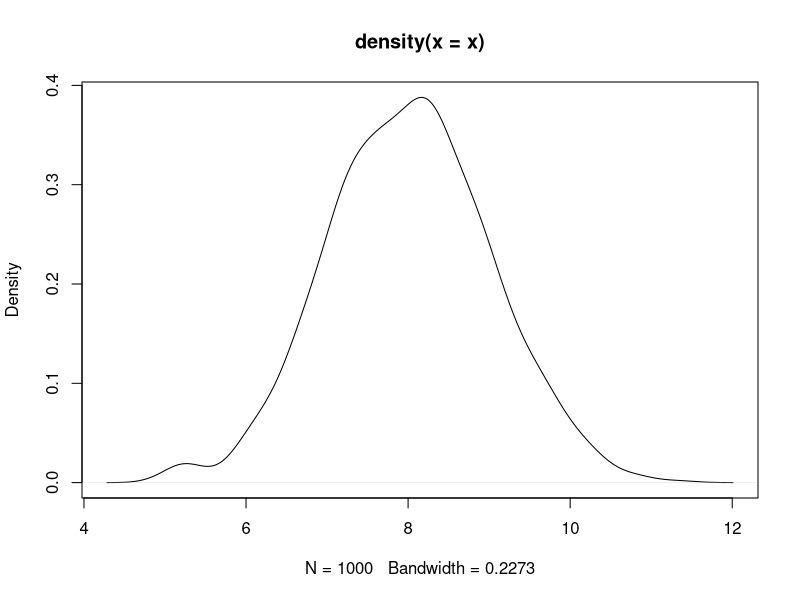

The R script that drew this image:
## ---- chunk 1
knitr::opts_chunk$set(echo = TRUE)
## ---- chunk 2
x <- rnorm(1000,0,1) + 10
x <- rnorm(1000,0,1) + 8
head(x)
## ---- chunk 3
plot(density(x))
